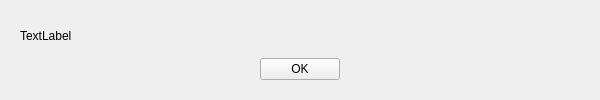
<?xml version="1.0" encoding="UTF-8"?>
<ui version="4.0">
 <class>Form</class>
 <widget class="QWidget" name="Form">
  <property name="geometry">
   <rect>
    <x>0</x>
    <y>0</y>
    <width>600</width>
    <height>100</height>
   </rect>
  </property>
  <property name="windowTitle">
   <string>Form</string>
  </property>
  <layout class="QHBoxLayout" name="horizontalLayout">
   <item>
    <widget class="QWidget" name="widget" native="true">
     <layout class="QVBoxLayout" name="verticalLayout_2">
      <item>
       <widget class="QLabel" name="progress_label">
        <property name="text">
         <string>TextLabel</string>
        </property>
       </widget>
      </item>
      <item alignment="Qt::AlignHCenter">
       <widget class="QPushButton" name="finish_button">
        <property name="text">
         <string>OK</string>
        </property>
       </widget>
      </item>
     </layout>
    </widget>
   </item>
  </layout>
 </widget>
 <resources/>
 <connections/>
</ui>
